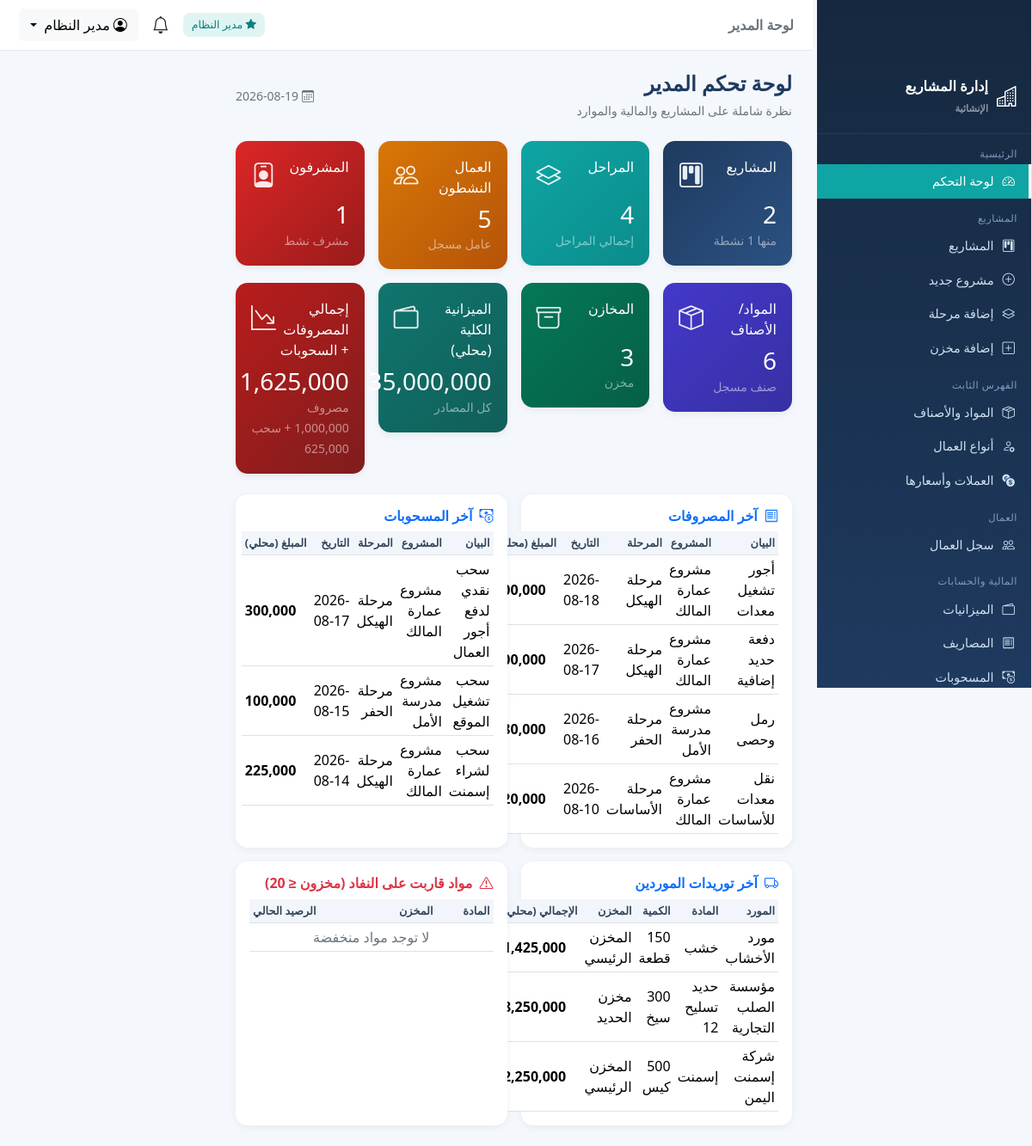
The page / (signed in) on the database its author committed.
### tables this page shows
CREATE TABLE users (
  id INTEGER PRIMARY KEY AUTOINCREMENT,
  username VARCHAR(100) NOT NULL UNIQUE,
  password_hash VARCHAR(255) NOT NULL,
  full_name VARCHAR(200) NOT NULL,
  role TEXT NOT NULL DEFAULT 'supervisor',
  project_id INT DEFAULT NULL ,
  phone VARCHAR(50) DEFAULT NULL,
  is_active INTEGER DEFAULT 1,
  created_at TIMESTAMP DEFAULT CURRENT_TIMESTAMP,
  CONSTRAINT fk_user_project FOREIGN KEY (project_id) REFERENCES projects(id) ON DELETE SET NULL
);

CREATE TABLE expenses (
  id INTEGER PRIMARY KEY AUTOINCREMENT,
  project_id INT NOT NULL,
  phase_id INT DEFAULT NULL,
  category VARCHAR(100) DEFAULT 'أخرى',
  description VARCHAR(255) DEFAULT NULL,
  amount DECIMAL(18,3) NOT NULL DEFAULT 0,
  currency_id INT NOT NULL,
  exchange_rate DECIMAL(18,6) NOT NULL DEFAULT 1,
  amount_local DECIMAL(18,3) NOT NULL DEFAULT 0,
  expense_date DATE NOT NULL,
  created_by INT DEFAULT NULL,
  created_at TIMESTAMP DEFAULT CURRENT_TIMESTAMP,
  CONSTRAINT fk_exp_proj FOREIGN KEY (project_id) REFERENCES projects(id) ON DELETE CASCADE,
  CONSTRAINT fk_exp_phase FOREIGN KEY (phase_id) REFERENCES phases(id) ON DELETE SET NULL,
  CONSTRAINT fk_exp_cur FOREIGN KEY (currency_id) REFERENCES currencies(id),
  CONSTRAINT fk_exp_user FOREIGN KEY (created_by) REFERENCES users(id) ON DELETE SET NULL
);

CREATE TABLE projects (
  id INTEGER PRIMARY KEY AUTOINCREMENT,
  name VARCHAR(200) NOT NULL,
  code VARCHAR(50) DEFAULT NULL,
  location VARCHAR(200) DEFAULT NULL,
  start_date DATE DEFAULT NULL,
  end_date DATE DEFAULT NULL,
  status TEXT DEFAULT 'active',
  description TEXT,
  created_at TIMESTAMP DEFAULT CURRENT_TIMESTAMP
);

CREATE TABLE phases (
  id INTEGER PRIMARY KEY AUTOINCREMENT,
  project_id INT NOT NULL,
  name VARCHAR(200) NOT NULL,
  description TEXT,
  start_date DATE DEFAULT NULL,
  end_date DATE DEFAULT NULL,
  status TEXT DEFAULT 'active',
  created_at TIMESTAMP DEFAULT CURRENT_TIMESTAMP,
  CONSTRAINT fk_phases_project FOREIGN KEY (project_id) REFERENCES projects(id) ON DELETE CASCADE
);

CREATE TABLE withdrawals (
  id INTEGER PRIMARY KEY AUTOINCREMENT,
  project_id INT NOT NULL,
  phase_id INT DEFAULT NULL,
  description VARCHAR(255) DEFAULT NULL,
  amount DECIMAL(18,3) NOT NULL DEFAULT 0,
  currency_id INT NOT NULL,
  exchange_rate DECIMAL(18,6) NOT NULL DEFAULT 1,
  amount_local DECIMAL(18,3) NOT NULL DEFAULT 0,
  withdraw_date DATE NOT NULL,
  created_by INT DEFAULT NULL,
  created_at TIMESTAMP DEFAULT CURRENT_TIMESTAMP,
  CONSTRAINT fk_wd_proj FOREIGN KEY (project_id) REFERENCES projects(id) ON DELETE CASCADE,
  CONSTRAINT fk_wd_phase FOREIGN KEY (phase_id) REFERENCES phases(id) ON DELETE SET NULL,
  CONSTRAINT fk_wd_cur FOREIGN KEY (currency_id) REFERENCES currencies(id),
  CONSTRAINT fk_wd_user FOREIGN KEY (created_by) REFERENCES users(id) ON DELETE SET NULL
);

CREATE TABLE supplier_deliveries (
  id INTEGER PRIMARY KEY AUTOINCREMENT,
  supplier_id INT NOT NULL,
  warehouse_id INT NOT NULL,
  material_id INT NOT NULL,
  material_type_id INT DEFAULT NULL,
  unit_id INT NOT NULL,
  quantity DECIMAL(18,3) NOT NULL DEFAULT 0,
  price_per_unit DECIMAL(18,3) NOT NULL DEFAULT 0,
  currency_id INT NOT NULL,
  exchange_rate DECIMAL(18,6) NOT NULL DEFAULT 1,
  total_local DECIMAL(18,3) NOT NULL DEFAULT 0,
  note VARCHAR(255) DEFAULT NULL,
  created_at TIMESTAMP DEFAULT CURRENT_TIMESTAMP,
  CONSTRAINT fk_sd_supp FOREIGN KEY (supplier_id) REFERENCES suppliers(id) ON DELETE CASCADE,
  CONSTRAINT fk_sd_wh FOREIGN KEY (warehouse_id) REFERENCES warehouses(id) ON DELETE CASCADE,
  CONSTRAINT fk_sd_mat FOREIGN KEY (material_id) REFERENCES materials(id),
  CONSTRAINT fk_sd_mt FOREIGN KEY (material_type_id) REFERENCES material_types(id) ON DELETE SET NULL,
  CONSTRAINT fk_sd_unit FOREIGN KEY (unit_id) REFERENCES units(id),
  CONSTRAINT fk_sd_cur FOREIGN KEY (currency_id) REFERENCES currencies(id)
);

CREATE TABLE suppliers (
  id INTEGER PRIMARY KEY AUTOINCREMENT,
  name VARCHAR(200) NOT NULL,
  phone VARCHAR(50) DEFAULT NULL,
  notes TEXT,
  created_at TIMESTAMP DEFAULT CURRENT_TIMESTAMP
);

CREATE TABLE materials (
  id INTEGER PRIMARY KEY AUTOINCREMENT,
  name_ar VARCHAR(200) NOT NULL,
  unit_id INT NOT NULL ,
  price_per_unit DECIMAL(18,3) DEFAULT 0,
  currency_id INT DEFAULT NULL,
  has_damage INTEGER NOT NULL DEFAULT 1 ,
  created_at TIMESTAMP DEFAULT CURRENT_TIMESTAMP,
  CONSTRAINT fk_mat_unit FOREIGN KEY (unit_id) REFERENCES units(id),
  CONSTRAINT fk_mat_cur FOREIGN KEY (currency_id) REFERENCES currencies(id)
);

CREATE TABLE units (
  id INTEGER PRIMARY KEY AUTOINCREMENT,
  name_ar VARCHAR(100) NOT NULL UNIQUE,
  created_at TIMESTAMP DEFAULT CURRENT_TIMESTAMP
);

CREATE TABLE warehouses (
  id INTEGER PRIMARY KEY AUTOINCREMENT,
  project_id INT NOT NULL,
  name VARCHAR(200) NOT NULL,
  location VARCHAR(200) DEFAULT NULL,
  manager_name VARCHAR(100) DEFAULT NULL,
  created_at TIMESTAMP DEFAULT CURRENT_TIMESTAMP,
  CONSTRAINT fk_wh_project FOREIGN KEY (project_id) REFERENCES projects(id) ON DELETE CASCADE
);

### dashboard.py (the view)
@dashboard_bp.route('/')
@require_login
def index():
    u = scope_project_id()
    if is_admin():
        data = admin_dashboard()
        return render_template('dashboard/index.html', **data)
    return render_template('dashboard/supervisor.html', **supervisor_dashboard(u))

### templates/dashboard/index.html (shortened to what this page needs)
{% extends 'base.html' %}
{% block content %}
<div class="d-flex justify-content-between align-items-center mb-4">
  <div>
    <h4 class="page-title mb-1">لوحة تحكم المدير</h4>
    <span class="text-secondary small">نظرة شاملة على المشاريع والمالية والموارد</span>
  </div>
  <div class="text-secondary small"><i class="bi bi-calendar3 me-1"></i>{{ today.strftime('%Y-%m-%d') }}</div>
</div>
<div class="row g-3 mb-4">
  <div class="col-6 col-md-3"><div class="stat-card" style="background:linear-gradient(135deg,#1e3a5f,#2c5282)">
    <div class="d-flex justify-content-between"><span>المشاريع</span><i class="bi bi-kanban"></i></div>
    <h3 class="mb-0 mt-2">{{ stats.projects }}</h3><small class="text-white-50">منها {{ stats.active_projects }} نشطة</small></div></div>
  <div class="col-6 col-md-3"><div class="stat-card" style="background:linear-gradient(135deg,#0ea5a4,#0b8c8b)">
    <div class="d-flex justify-content-between"><span>المراحل</span><i class="bi bi-layers"></i></div>
    <h3 class="mb-0 mt-2">{{ stats.phases }}</h3><small class="text-white-50">إجمالي المراحل</small></div></div>
  <div class="col-6 col-md-3"><div class="stat-card" style="background:linear-gradient(135deg,#d97706,#b45309)">
    <div class="d-flex justify-content-between"><span>العمال النشطون</span><i class="bi bi-people"></i></div>
    <h3 class="mb-0 mt-2">{{ stats.workers }}</h3><small class="text-white-50">عامل مسجل</small></div></div>
  <div class="col-6 col-md-3"><div class="stat-card" style="background:linear-gradient(135deg,#dc2626,#991b1b)">
    <div class="d-flex justify-content-between"><span>المشرفون</span><i class="bi bi-person-badge"></i></div>
    <h3 class="mb-0 mt-2">{{ stats.supervisors }}</h3><small class="text-white-50">مشرف نشط</small></div></div>
  <div class="col-6 col-md-3"><div class="stat-card" style="background:linear-gradient(135deg,#4338ca,#3730a3)">
    <div class="d-flex justify-content-between"><span>المواد/الأصناف</span><i class="bi bi-box-seam"></i></div>
    <h3 class="mb-0 mt-2">{{ stats.materials }}</h3><small class="text-white-50">صنف مسجل</small></div></div>
  <div class="col-6 col-md-3"><div class="stat-card" style="background:linear-gradient(135deg,#047857,#065f46)">
    <div class="d-flex justify-content-between"><span>المخازن</span><i class="bi bi-archive"></i></div>
    <h3 class="mb-0 mt-2">{{ stats.warehouses }}</h3><small class="text-white-50">مخزن</small></div></div>
  <div class="col-6 col-md-3"><div class="stat-card" style="background:linear-gradient(135deg,#0f766e,#115e59)">
    <div class="d-flex justify-content-between"><span>الميزانية الكلية (محلي)</span><i class="bi bi-wallet2"></i></div>
    <h3 class="mb-0 mt-2">{{ money(total_budget) }}</h3><small class="text-white-50">كل المصادر</small></div></div>
  <div class="col-6 col-md-3"><div class="stat-card" style="background:linear-gradient(135deg,#b91c1c,#7f1d1d)">
    <div class="d-flex justify-content-between"><span>إجمالي المصروفات + السحوبات</span><i class="bi bi-graph-down-arrow"></i></div>
    <h3 class="mb-0 mt-2">{{ money(total_expenses + total_withdrawals) }}</h3><small class="text-white-50">مصروف {{ money(total_expenses) }} + سحب {{ money(total_withdrawals) }}</small></div></div>
</div>
<div class="row g-3">
  <div class="col-lg-6">
    <div class="card p-3 h-100">
      <h6 class="fw-bold text-primary"><i class="bi bi-receipt me-1"></i> آخر المصروفات</h6>
      <table class="table table-sm table-hover mb-0">
        <thead><tr><th>البيان</th><th>المشروع</th><th>المرحلة</th><th>التاريخ</th><th class="text-end">المبلغ ({{ 'محلي' }})</th></tr></thead>
        <tbody>
        {% for e in recent_expenses %}
          <tr><td>{{ e.description or '—' }}</td><td>{{ e.project_name }}</td><td>{{ e.phase_name or '—' }}</td>
          <td>{{ e.expense_date }}</td><td class="text-end fw-semibold">{{ money(e.amount_local) }}</td></tr>
        {% else %}<tr><td colspan="5" class="text-center text-secondary">لا توجد بيانات</td></tr>{% endfor %}
        </tbody>
      </table>
    </div>
  </div>
  <div class="col-lg-6">
    <div class="card p-3 h-100">
      <h6 class="fw-bold text-primary"><i class="bi bi-cash-coin me-1"></i> آخر المسحوبات</h6>
      <table class="table table-sm table-hover mb-0">
        <thead><tr><th>البيان</th><th>المشروع</th><th>المرحلة</th><th>التاريخ</th><th class="text-end">المبلغ ({{ 'محلي' }})</th></tr></thead>
        <tbody>
        {% for w in recent_withdrawals %}
          <tr><td>{{ w.description or '—' }}</td><td>{{ w.project_name }}</td><td>{{ w.phase_name or '—' }}</td>
          <td>{{ w.withdraw_date }}</td><td class="text-end fw-semibold">{{ money(w.amount_local) }}</td></tr>
        {% else %}<tr><td colspan="5" class="text-center text-secondary">لا توجد بيانات</td></tr>{% endfor %}
        </tbody>
      </table>
    </div>
  </div>
  <div class="col-lg-6">
    <div class="card p-3 h-100">
      <h6 class="fw-bold text-primary"><i class="bi bi-truck me-1"></i> آخر توريدات الموردين</h6>
      <table class="table table-sm table-hover mb-0">
        <thead><tr><th>المورد</th><th>المادة</th><th>الكمية</th><th>المخزن</th><th class="text-end">الإجمالي (محلي)</th></tr></thead>
        <tbody>
        {% for d in recent_deliveries %}
          <tr><td>{{ d.supplier_name }}</td><td>{{ d.material_name }}</td>
          <td>{{ d.quantity }} {{ d.unit_name }}</td><td>{{ d.warehouse_name }}</td>
          <td class="text-end fw-semibold">{{ money(d.total_local) }}</td></tr>
        {% else %}<tr><td colspan="5" class="text-center text-secondary">لا توجد بيانات</td></tr>{% endfor %}
        </tbody>
      </table>
    </div>
  </div>
  <div class="col-lg-6">
    <div class="card p-3 h-100">
      <h6 class="fw-bold text-danger"><i class="bi bi-exclamation-triangle me-1"></i> مواد قاربت على النفاد (مخزون ≤ 20)</h6>
      <table class="table table-sm table-hover mb-0">
        <thead><tr><th>المادة</th><th>المخزن</th><th class="text-end">الرصيد الحالي</th></tr></thead>
        <tbody>
        {% for s in low_stock %}
          <tr><td>{{ s.material_name }}</td><td>{{ s.warehouse_name }}</td>
          <td class="text-end"><span class="badge bg-danger">{{ money(s.balance) }} {{ s.unit_name }}</span></td></tr>
        {% else %}<tr><td colspan="3" class="text-center text-secondary">لا توجد مواد منخفضة</td></tr>{% endfor %}
        </tbody>
      </table>
    </div>
  </div>
</div>
{% endblock %}

### templates/base.html (shortened to what this page needs)
{% set role = cur_user.role if cur_user else '' %}
<!doctype html>
<html lang="ar" dir="rtl">
<head>
  <link href="https://cdn.jsdelivr.net/npm/bootstrap@5.3.3/dist/css/bootstrap.rtl.min.css" rel="stylesheet">
  <link href="https://cdn.jsdelivr.net/npm/bootstrap-icons@1.11.3/font/bootstrap-icons.min.css" rel="stylesheet">
</head>
<body>
  {% if cur_user %}
  <div id="wrapper" class="d-flex">
    <aside class="sidebar" id="sidebar">
      <div class="brand"><i class="bi bi-buildings fs-4"></i><span>إدارة المشاريع<br><small class="text-white-50"
            style="font-size:.7rem">الإنشائية</small></span></div>
      <div class="nav-section">الرئيسية</div>
      <a class="nav-item {{ 'active' if request.endpoint=='dashboard.index' }}"
        href="{{ url_for('dashboard.index') }}"><i class="bi bi-speedometer2"></i> لوحة التحكم</a>
      <div class="nav-section">المشاريع</div>
      <a class="nav-item {{ 'active' if request.endpoint in ['projects.list_projects','projects.view_project','projects.add_project','projects.edit_project'] }}"
        href="{{ url_for('projects.list_projects') }}"><i class="bi bi-kanban"></i> المشاريع</a>
      {% if is_admin %}
      <a class="nav-item" href="{{ url_for('projects.add_project') }}"><i class="bi bi-plus-circle"></i> مشروع جديد</a>
      <a class="nav-item" href="{{ url_for('projects.add_phase') }}"><i class="bi bi-layers"></i> إضافة مرحلة</a>
      {% endif %}
      <a class="nav-item" href="{{ url_for('projects.add_warehouse') }}"><i class="bi bi-plus-square"></i> إضافة
        مخزن</a>
      <div class="nav-section">الفهرس الثابت</div>
      <a class="nav-item {{ 'active' if request.endpoint.startswith('catalog.list_materials') }}"
        href="{{ url_for('catalog.list_materials') }}"><i class="bi bi-box-seam"></i> المواد والأصناف</a>
      <a class="nav-item {{ 'active' if request.endpoint.startswith('catalog.list_worker_types') }}"
        href="{{ url_for('catalog.list_worker_types') }}"><i class="bi bi-person-gear"></i> أنواع العمال</a>
      {% if is_admin %}
      <a class="nav-item {{ 'active' if request.endpoint.startswith('catalog.list_currencies') }}"
        href="{{ url_for('catalog.list_currencies') }}"><i class="bi bi-currency-exchange"></i> العملات وأسعارها</a>
      {% endif %}
      <div class="nav-section">العمال</div>
      <a class="nav-item {{ 'active' if request.endpoint.startswith('workers.') }}"
        href="{{ url_for('workers.list_workers') }}"><i class="bi bi-people"></i> سجل العمال</a>
      <div class="nav-section">المالية والحسابات</div>
      <a class="nav-item {{ 'active' if request.endpoint.startswith('finance.list_budgets') }}"
        href="{{ url_for('finance.list_budgets') }}"><i class="bi bi-wallet2"></i> الميزانيات</a>
      <a class="nav-item {{ 'active' if request.endpoint.startswith('finance.list_expenses') }}"
        href="{{ url_for('finance.list_expenses') }}"><i class="bi bi-receipt"></i> المصاريف</a>
      <a class="nav-item {{ 'active' if request.endpoint.startswith('finance.list_withdrawals') }}"
        href="{{ url_for('finance.list_withdrawals') }}"><i class="bi bi-cash-coin"></i> المسحوبات</a>
    </aside>
    <div class="flex-grow-1 main-wrap">
      <nav class="topbar">
        <div>
          <span class="fw-bold text-secondary">{{ 'لوحة المدير' if is_admin else 'لوحة المشرف' }}</span>
        </div>
        <div class="d-flex align-items-center gap-3">
          {% if is_admin %}<span class="badge-soft"><i class="bi bi-star-fill"></i> مدير النظام</span>{% endif %}
          <a class="position-relative text-dark text-decoration-none"
            href="{{ url_for('notifications.list_notifications') }}" title="الإشعارات">
            <i class="bi bi-bell fs-5"></i>
          </a>
          <div class="dropdown">
            <button class="btn btn-light dropdown-toggle" data-bs-toggle="dropdown">
              <i class="bi bi-person-circle me-1"></i>{{ cur_user.full_name }}
            </button>
          </div>
        </div>
      </nav>
      <main class="container-fluid p-4">
        {% block content %}{% endblock %}
      </main>
    </div>
  </div>
  {% else %}
  {% block auth_content %}{% endblock %}
  {% endif %}
</body>
</html>

### rows shown on the page
users: full_name "مدير النظام"
expenses: description "أجور تشغيل معدات", project_name "مشروع عمارة المالك", name "مرحلة الهيكل", expense_date "2026-08-18", amount_local "200,000"
expenses: description "دفعة حديد إضافية", project_name "مشروع عمارة المالك", name "مرحلة الهيكل", expense_date "2026-08-17", amount_local "500,000"
expenses: description "رمل وحصى", project_name "مشروع مدرسة الأمل", name "مرحلة الحفر", expense_date "2026-08-16", amount_local "180,000"
expenses: description "نقل معدات للأساسات", project_name "مشروع عمارة المالك", name "مرحلة الأساسات", expense_date "2026-08-10", amount_local "120,000"
withdrawals: description "سحب نقدي لدفع أجور العمال", project_name "مشروع عمارة المالك", name "مرحلة الهيكل", withdraw_date "2026-08-17", amount_local "300,000"
withdrawals: description "سحب تشغيل الموقع", project_name "مشروع مدرسة الأمل", name "مرحلة الحفر", withdraw_date "2026-08-15", amount_local "100,000"
withdrawals: description "سحب لشراء إسمنت", project_name "مشروع عمارة المالك", name "مرحلة الهيكل", withdraw_date "2026-08-14", amount_local "225,000"
supplier_deliveries: supplier_name "مورد الأخشاب", material_name "خشب", quantity "150", unit_name "قطعة", warehouse_name "المخزن الرئيسي", total_local "1,425,000"
supplier_deliveries: supplier_name "مؤسسة الصلب التجارية", material_name "حديد تسليح 12", quantity "300", unit_name "سيخ", warehouse_name "مخزن الحديد", total_local "8,250,000"
supplier_deliveries: supplier_name "شركة إسمنت اليمن", material_name "إسمنت", quantity "500", unit_name "كيس", warehouse_name "المخزن الرئيسي", total_local "2,250,000"

### other values the page prints
{{ 'لوحة المدير' if is_admin else 'لوحة المشرف' }} "لوحة المدير"
{{ stats.projects }} "2"
{{ stats.phases }} "4"
{{ stats.workers }} "5"
{{ stats.supervisors }} "1"
{{ stats.materials }} "6"
{{ stats.warehouses }} "3"
{{ money(total_budget) }} "135,000,000"
{{ money(total_expenses + total_withdrawals) }} "1,625,000"
{{ money(total_withdrawals) }} "625,000"
{{ 'محلي' }} "محلي"
